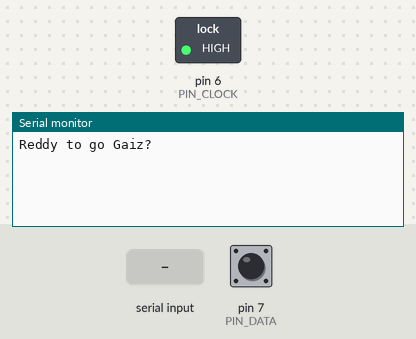
Recording of a sketch running on a simulated Arduino Uno, built with avr-gcc and run on an emulated ATmega328P. Parts: switched loads named in the sketch (green lamp = pin HIGH), the last lines printed to the serial monitor. The inputs (shaded band) are chosen by the test bench; at power-on: pin 7 (PIN_DATA) LOW. Pins used as bus, display or sensor lines are not drawn.

Above: at 1.2 s.
1.3 s: "1" received over Serial
At 2.2 s:
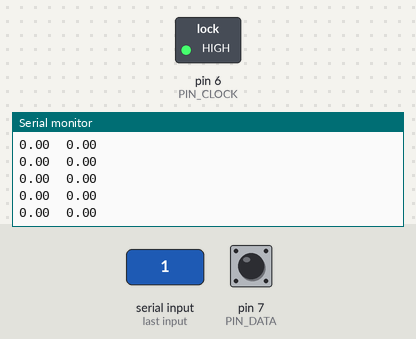
2.8 s: pin 7 (PIN_DATA) pulsed HIGH 5 times (0.12 s each, 0.3 s apart)
At 3.8 s:
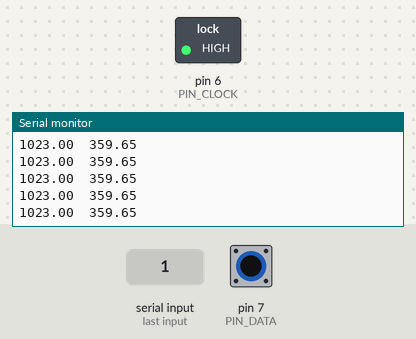
Timing chart, 0 to 5.8 s (numbered marks = the images above; inputs shaded):
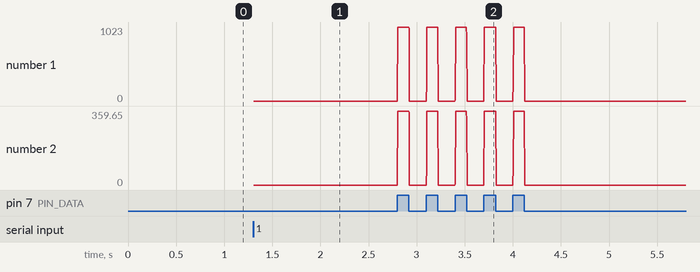

The sketch:

EMS22ARead.ino
```cpp
// http://www.mouser.com/ds/2/54/EMS22A-50229.pdf
// The encoder is designed for Daisy chain arrangement
// Need to send activate signal to read (50ns or more high signal to CS pin)
// Pin 1 = Digital Input (DI) => Left empty otherwise connect to last encoder
// Pin 2 = Clock (CLK) => PIN_CLK
// Pin 3 = GND
// Pin 4 = Digital Output (DO) => PIN_DATA
// Pin 5 = VCC = 3.3V (for EMS22A-30, otherwise 5V for EMS22A-50)
// Pin 6 = CS => PIN_CS


const int PIN_CLOCK = 6; // pin 2
const int PIN_DATA = 7; // pin 4
const int PIN_CS = 5; //
int contVar;
int refpos = 0;

void setup() {
  Serial.begin(115200);
  pinMode(PIN_CS, OUTPUT);
  pinMode(PIN_CLOCK, OUTPUT);
  pinMode(PIN_DATA, INPUT);

  digitalWrite(PIN_CLOCK, HIGH);
  digitalWrite(PIN_CS, LOW);
  contVar = 0;
  Serial.println("Reddy to go Gaiz?");
}


//byte stream[16];
void loop() {
  if(Serial.available()>0)
  {
    contVar = 1;
    Serial.println("Unleash the Kraken");
    refpos = readEncoder();
    if(Serial.available())
    {
      Serial.read();
    }
  }
  if(contVar)
  {
    float pos = readEncoder() - refpos;
    if(pos<0)
    {
      pos=pos+1024;
    }

    Serial.print(pos);
    Serial.print("\t");
    Serial.println((float)pos/1024*360,2);
  }
}


int readEncoder()
{
    digitalWrite(PIN_CS, HIGH);
    digitalWrite(PIN_CS, LOW);
    int pos = 0;
    for (int i=0; i<10; i++) {
      digitalWrite(PIN_CLOCK, LOW);
      digitalWrite(PIN_CLOCK, HIGH);

      byte b = digitalRead(PIN_DATA) == HIGH ? 1 : 0;
      pos += b * pow(2, 10-(i+1));
    }
    for (int i=0; i<6; i++) {
      digitalWrite(PIN_CLOCK, LOW);
      digitalWrite(PIN_CLOCK, HIGH);
    }
    digitalWrite(PIN_CLOCK, LOW);
    digitalWrite(PIN_CLOCK, HIGH);

    return pos;
}
```

Measured:
- after the input at 1.3 s, the serial monitor: prints a new line at once (image 1)
- after the input at 2.8 s, the serial monitor: prints a new line at once (image 2)
